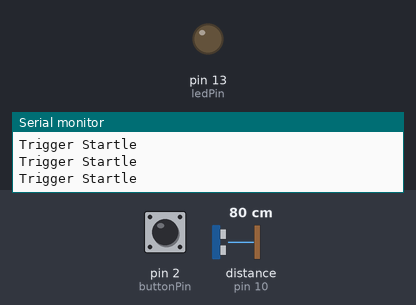
The sketch below on a simulated Arduino Uno, built with avr-gcc and run on an emulated ATmega328P. On the bench: output pins drawn as LEDs (lit = HIGH), the last lines printed to the serial monitor. Wiring (inferred from the names in the program): ultrasonic range finder: trigger pin 9; echo pin 10. Dashed ring = blinking. Inputs (shaded band) come from the test bench; at power-on: pin 2 (buttonPin) LOW, distance to the obstacle (sensor on pin 10) 80 cm. The echo pulse lasts 58.3 µs per cm; pins used as bus, display or sensor lines are not drawn.

Above: at 1.2 s.
1.3 s: pin 2 (buttonPin) pulled HIGH for 0.15 s
At 1.39 s:
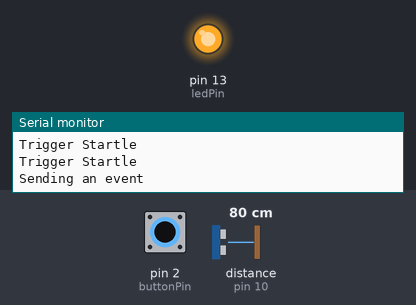
2.9 s: pin 2 (buttonPin) pulled HIGH for 1 s
At 4.5 s:
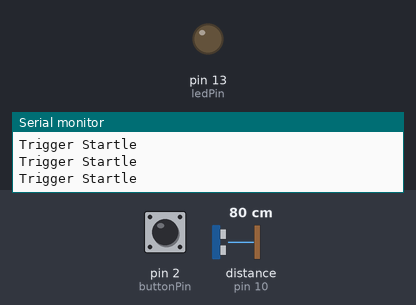
6.9 s: pin 2 (buttonPin) pulsed HIGH 2 times (0.12 s each, 0.3 s apart)
At 7.28 s:
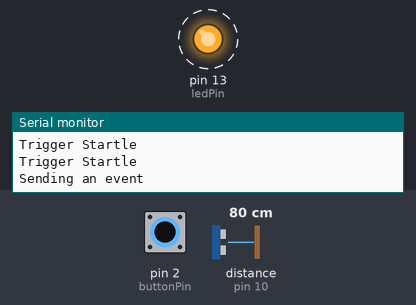
10.5 s: pin 2 (buttonPin) pulsed HIGH 5 times (0.12 s each, 0.3 s apart)
At 12.7 s:
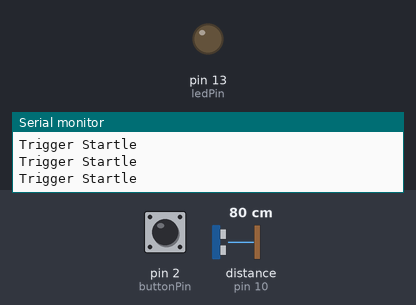
Timing chart, 0 to 14.2 s (numbered marks = the images above; inputs shaded):
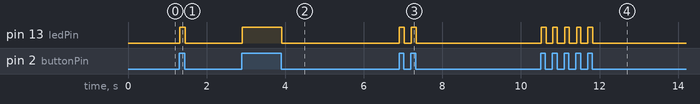

Measured:
- after the input at 1.3 s, pin 13 (ledPin): LOW → HIGH at once, → LOW 0.14 s later
- after the input at 2.9 s, pin 13 (ledPin): LOW → HIGH at once, → LOW 1.0 s later
- after the input at 6.9 s, pin 13 (ledPin): alternates HIGH for 0.12 s and LOW for 0.18 s, 4 changes in all, then stays LOW, starting at once
- after the input at 10.5 s, pin 13 (ledPin): alternates HIGH for 0.11 s and LOW for 0.19 s, 10 changes in all, then stays LOW, starting at once

The sketch:

main.ino
```cpp
const byte numChars = 128;
char receivedChars[numChars];

const float minTriggerDistance = 1;
const float maxTriggerDistance = 100;


boolean newData = false;

const int ledPin = LED_BUILTIN;
const int buttonPin = 2;  // the number of the pushbutton pin
const int trigPin = 9;
const int echoPin = 10;

unsigned long signalDelay = 200000;

int buttonState = 0;  // variable for reading the pushbutton status
bool pressSent = false;
bool handShake = false;


void setup() {

    pinMode(LED_BUILTIN, OUTPUT);
    pinMode(buttonPin, INPUT);
   	pinMode(trigPin, OUTPUT);
  	pinMode(echoPin, INPUT);

    Serial.begin(9600);
    Serial.println("<Arduino is ready>");
}

void loop() {

    float distance = 0;


    recvWithStartEndMarkers();
    showNewData();

    distance = getDistance();
    checkDistance(distance);

    listenForButton();

}


bool checkDistance(float distance) {

  bool inRange = false;

  if ((distance >= minTriggerDistance) && (distance <= maxTriggerDistance)) {
    inRange = true;
    Serial.println("Trigger Startle");
  }


  return inRange;

}


float getDistance() {
  unsigned long duration;
  float distance;

  digitalWrite(trigPin, LOW);
  delayMicroseconds(2);
  digitalWrite(trigPin, HIGH);
  delayMicroseconds(10);
  digitalWrite(trigPin, LOW);

  duration = pulseIn(echoPin, HIGH, signalDelay);
  distance = (duration*.0343)/2;

  return distance;

}


void listenForButton() {

  buttonState = digitalRead(buttonPin);
  // check if the pushbutton is pressed. If it is, the buttonState is HIGH:
  if (buttonState == HIGH) {
    // turn LED on:
    digitalWrite(ledPin, HIGH);
    pressSent = sendOnce(pressSent);
  } else {
    // turn LED off:
    digitalWrite(ledPin, LOW);
    pressSent = false;
  }
}


bool sendOnce(bool hasBeenSent) {

  if (!hasBeenSent) {
    Serial.println("Sending an event");
  }
  return true;
}


void recvWithStartEndMarkers() {
    static boolean recvInProgress = false;
    static byte ndx = 0;
    char startMarker = '<';
    char endMarker = '>';
    char rc;

    while (Serial.available() > 0 && newData == false) {
        rc = Serial.read();

        if (recvInProgress == true) {
            if (rc != endMarker) {
                receivedChars[ndx] = rc;
                ndx++;
                if (ndx >= numChars) {
                    ndx = numChars - 1;
                }
            }
            else {
                receivedChars[ndx] = '\0'; // terminate the string
                recvInProgress = false;
                ndx = 0;
                newData = true;
            }
        }

        else if (rc == startMarker) {
            recvInProgress = true;
        }
    }
}

void processData() {
    if (newData == true) {
        Serial.print("This just in ... ");
        Serial.println(receivedChars);
        newData = false;
    }
}

void showNewData() {
    if (newData == true) {
        if (strcmp (receivedChars, 'Hi, I am a computer!')) {
          Serial.println("Hi, I'm an Arduino");
        } else {
          Serial.print("This just in ... ");
          Serial.println(receivedChars);
        }
        newData = false;
    }
}
```
